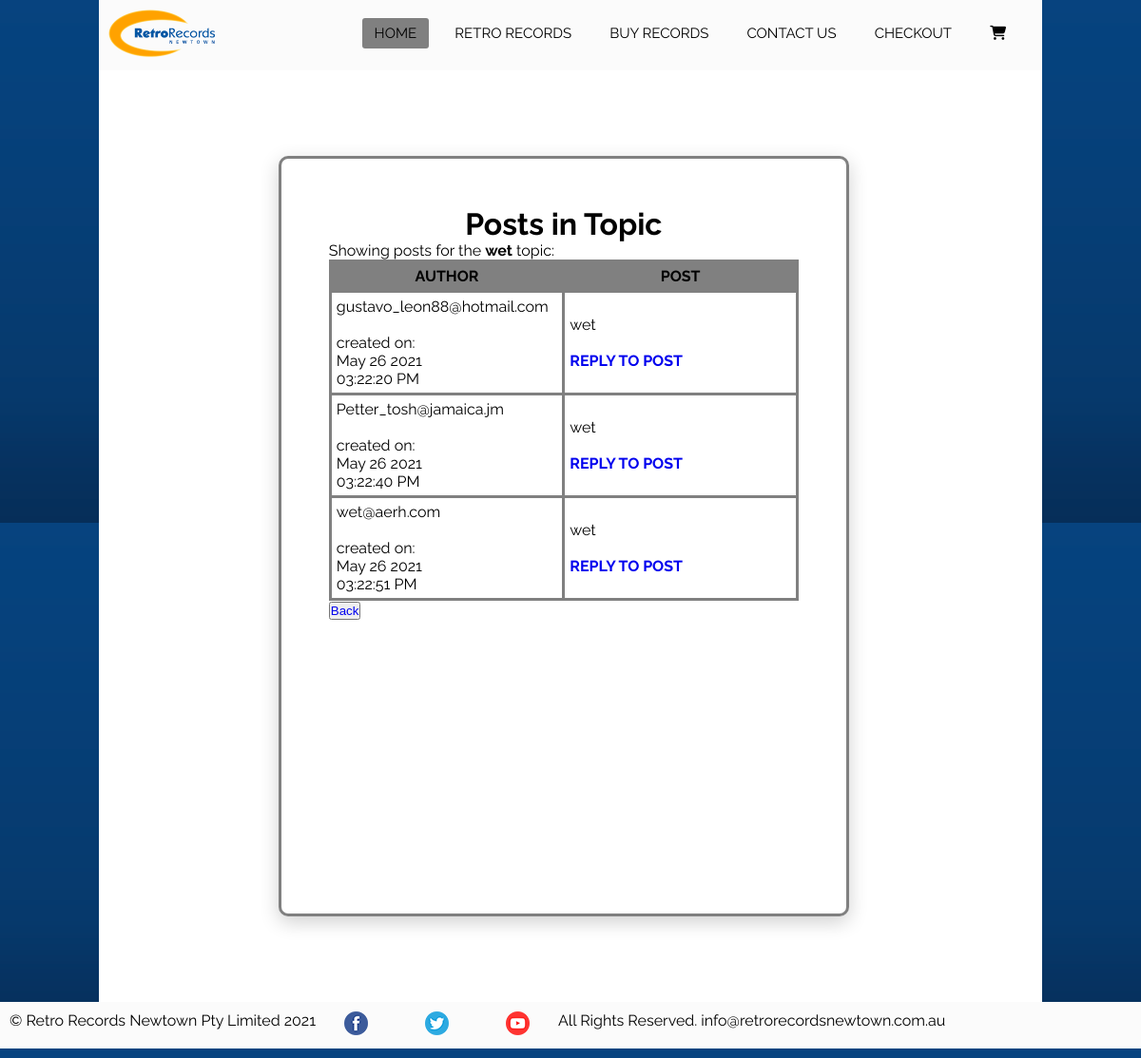
The page /showtopic.php?topic_id=22 on the database its author committed.
### tables this page shows
CREATE TABLE IF NOT EXISTS `records_topics` (
  `topic_id` int(11) NOT NULL AUTO_INCREMENT,
  `topic_title` varchar(150) DEFAULT NULL,
  `topic_create_time` datetime DEFAULT NULL,
  `topic_owner` varchar(150) DEFAULT NULL,
  `category_ID` int(11) DEFAULT NULL,
  PRIMARY KEY (`topic_id`),
  KEY `category_ID` (`category_ID`)
);

CREATE TABLE IF NOT EXISTS `records_posts` (
  `post_id` int(11) NOT NULL AUTO_INCREMENT,
  `topic_id` int(11) NOT NULL,
  `post_text` text,
  `post_create_time` datetime DEFAULT NULL,
  `post_owner` varchar(150) DEFAULT NULL,
  PRIMARY KEY (`post_id`)
);

### showtopic.php (the view, shortened to what this page needs)
<?php
include 'ch21_include.php';
$safe_topic_id = mysqli_real_escape_string($mysqli, $_GET['topic_id']);
$verify_topic_sql = "SELECT topic_title FROM records_topics
WHERE topic_id = '".$safe_topic_id. "'";
$verify_topic_res = mysqli_query($mysqli, $verify_topic_sql)
or die(mysqli_error($mysqli));
if (mysqli_num_rows($verify_topic_res) < 1) {
    $display_block = "<p><em>You have selected an invalid topic.<br/>
    Please <a href=\"topiclist.php\">try again</a>.</em></p>";
} else {
    while ($topic_info = mysqli_fetch_array($verify_topic_res)) {
    $topic_title = stripslashes($topic_info['topic_title']);
    }
    $get_posts_sql = "SELECT post_id, post_text,
    DATE_FORMAT(post_create_time,
    '%b %e %Y<br/>%r') AS fmt_post_create_time, post_owner
    FROM records_posts
    WHERE topic_id = '".$safe_topic_id."'
    ORDER BY post_create_time ASC";
    $get_posts_res = mysqli_query($mysqli, $get_posts_sql)
    or die(mysqli_error($mysqli));
    $display_block =
  <<<END_OF_TEXT
    <p>Showing posts for the <strong>$topic_title</strong> topic:</p>
    <table>
    <tr>
    <th>AUTHOR</th>
    <th>POST</th>
    </tr>
END_OF_TEXT;
    while ($posts_info = mysqli_fetch_array($get_posts_res)) {
    $post_id = $posts_info['post_id'];
    $post_text = nl2br(stripslashes($posts_info['post_text']));
    $post_create_time = $posts_info['fmt_post_create_time'];
    $post_owner = stripslashes($posts_info['post_owner']);
    $display_block .= <<<END_OF_TEXT
    <tr>
    <td>$post_owner<br/><br/>
    created on:<br/>$post_create_time</td>
    <td>$post_text<br/><br/>
    <a href="replytopost.php?post_id=$post_id">
    <strong>REPLY TO POST</strong></a></td>
    </tr>
END_OF_TEXT;
    }
    $display_block .= "</table>";
    }
    ?>
<!DOCTYPE html>
<html lang="en">
<head>
    <link rel="stylesheet" href="stylesRecords2.css">
</head>
<body>
<div class="wrapper">
    <header>
        <nav>
            <label class="logo"><a href="index.html#home"><img src="images/retroRecordsNewtown_logo.png" width="120"
                        height="50" alt="retroRecordsNewtown_logo" title="header-image"></a></label>
            <ul id="nav_ul">
                <li><a class="active" href="index.html#home">HOME</a></li>
                <li><a href="retro_records.html#retro_records">RETRO RECORDS</a></li>
                <li>
          <a href="index.php">BUY RECORDS</a>
        </li>
        <li><a href="contact_us.html#contact_us">CONTACT US</a></li>
        <li>
          <a href="checkout.php">CHECKOUT</a>
        </li>
        <li>
          <a href="cart.php"><i class="fas fa-shopping-cart"></i> <span id="cart-item" class="badge badge-danger"></span></a>
        </li>
            </ul>
        </nav>
    </header>
    <main>
        <div class="showtopic-list-content">
<div class="showtopic-list">
<h1>Posts in Topic</h1>
<?php echo $display_block; ?>
<div class="showtopic-button">
<button type="submit" name="submit" value="submit"><a href="index.html#home">Back</a></button>
</div>
</main>
</div>
    <footer>
        <ul class="footer-container">
            <li>
                <p>© Retro Records Newtown Pty Limited 2021</p>
            </li>
            <li><a href="#facebook"><img src="images/facebook_small.png" alt="facebook" title="facebook"></a></li>
            <li><a href="#twitter"><img src="images/twitter_small.png" alt="twitter" title="twitter"></a></li>
            <li><a href="#youtube"><img src="images/youtube-variation_small.png" alt="youtube" title="youtube"></a></li>
            <li>
                <p>All Rights Reserved. info@retrorecordsnewtown.com.au </p>
            </li>
        </ul>
    </footer>
</body>
</html>

### stylesRecords2.css (style rules this page uses)
* { padding: 0; margin: 0; text-decoration: none; list-style: none; box-sizing: border-box; }
body { font-family: 'Raleway'; background-image: url("images/body_bg.png"); }
.wrapper { max-width: 992px; margin: auto; }
label.logo { padding-left: 10px; width: 100%; }
nav { background: #FBFBFB; width: 100%; padding: 10px 0; }
nav ul { float: right; margin-right: 20px; }
nav ul li { display: inline-block; line-height: 50px; margin: 0 5px; }
nav ul li a { color: black; font-size: 15px; padding: 7px 13px; border-radius: 3px; }
a.active, a:hover { background: grey; transition: .5s; }
.footer-container { background: #FBFBFB; display: flex; float: right; width: 100%; padding: 10px; }
footer ul li a { color: black; font-size: 15px; padding: 20px; margin: 10px; border-radius: 3px; }
footer ul li a img { width: 25px; height: 25px; }
h1 { text-align: center; }
table { width: 100%; table-layout: fixed; border-radius: 20px; background-color: white; color: white; }
table, th, td { border: 2px solid white; border-collapse: collapse; border-top: 0; border-left: 0; }
table, td { border-right: 0; }
td { padding: 5px; width: 90px; }
th { padding: 5px; text-align: center; width: 90px; }
.showtopic-list-content { width: 100%; background-color: white; color: black; padding: 50px 50px 50px 15%; }
.showtopic-list { width: 600px; height: 800px; background-color: white; box-shadow: 0 6px 20px 0 rgba(0, 0, 0, 0.19); border: grey solid; border-radius: 10px; margin: 40px; padding: 50px; color: black; }
.showtopic-list table { color: black; }
.showtopic-list table tr td { border: grey solid; }
.showtopic-list table tr th { border: grey solid; background-color: grey; }

### rows shown on the page
records_topics: topic_title "wet"
records_posts: post_owner "gustavo_leon88@hotmail.com", post_create_time "May 26 2021 03:22:20 PM", post_text "wet"
records_posts: post_owner "Petter_tosh@jamaica.jm", post_create_time "May 26 2021 03:22:40 PM", post_text "wet"
records_posts: post_owner "wet@aerh.com", post_create_time "May 26 2021 03:22:51 PM", post_text "wet"
